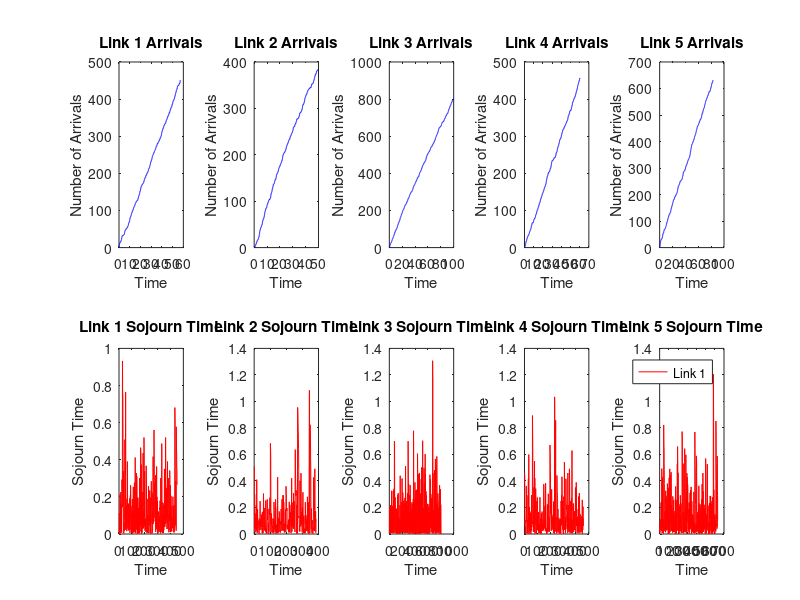

Recreate this plot in MATLAB.
clc
clear
close all

% Define the parameters
num_links = 5; % Number of links
lambda_max = [5, 7, 9, 10, 12]; % Maximum arrival rate for each link
mu = 10; % Service rate for each link
endtime = 100;
tstep = 1;
buffer_capacity = 20;

% Initialize arrays and variables
t = 0;
currcustomers = zeros(1, num_links);
%buffer=0;
event = zeros(3, num_links);
expected_num_packets = zeros(1, num_links);

% Initialize performance metrics arrays
nbrmeasurements = zeros(1, num_links);
nbrdeparted = zeros(1, num_links);
nbrarrived = zeros(1, num_links);
packet_loss = zeros(1, num_links);

% Initialize arrays for arrivals and sojourn times for each link
arrivedtime = cell(1, num_links);
T = cell(1, num_links);

for link = 1:num_links
    arrivedtime{link} = zeros(1, endtime * lambda_max(link));
    T{link} = zeros(1, endtime * lambda_max(link));
end

% Adaptive queuing parameters
utilization_threshold = 0.9;

while t < endtime
    for link = 1:num_links
        % Calculate utilization factor for each link
        utilization_factor = currcustomers(link) * lambda_max(link) / mu;

        % Update arrival rate based on utilization factor
        if utilization_factor > utilization_threshold
            lambda = lambda_max(link) * utilization_threshold;
        else
            lambda = lambda_max(link);
        end

        % Determine which link to use for arrival based on LIFO scheduling
        max_customers = max(currcustomers);
        links_with_max_customers = find(currcustomers == max_customers);

        % If there are multiple links with the same maximum customers, select one randomly
        if numel(links_with_max_customers) > 1
            link = links_with_max_customers(randi([1, numel(links_with_max_customers)]));
        else
            link = links_with_max_customers;
        end

        [t, nextevent] = min(event(:, link));

        if nextevent == 1
            % Handle arrival for the chosen link
            event(1, link) = exprnd(1/lambda) + t;
            %buffer=buffer+1;
            currcustomers(link) = currcustomers(link) + 1;
            nbrarrived(link) = nbrarrived(link) + 1;

            % Calculate and update the expected number of packets in the system
            expected_num_packets(link) = expected_num_packets(link) + currcustomers(link);

            % Check for packet loss
            if currcustomers(link) > buffer_capacity
                packet_loss(link) = packet_loss(link) + 1;
            end

            % Schedule the next service event for this link
            if currcustomers(link) == 1
                event(2, link) = exprnd(1/mu) + t;
            end
            
            % Update the arrival time for this link
            arrivedtime{link}(nbrarrived(link)) = t;
        elseif nextevent == 2
            % Handle departure for the chosen link
            currcustomers(link) = currcustomers(link) - 1;
            %buffer=buffer-1;
            timeinsystem = t - event(1, link);
            nbrdeparted(link) = nbrdeparted(link) + 1;

            % Schedule the next service event for this link if there are still customers
            if currcustomers(link) > 0
                event(2, link) = exprnd(1/mu) + t;
            else
                event(2, link) = inf;
            end
            
            % Update the sojourn time for this link
            T{link}(nbrdeparted(link)) = timeinsystem;
        else
            % Handle measurement event for the chosen link
            nbrmeasurements(link) = nbrmeasurements(link) + 1;
            event(3, link) = event(3, link) + exprnd(tstep);
        end
    end
end

% Calculate packet loss probability and packet delay for each link
packet_loss_probability = packet_loss ./ nbrarrived;
packet_delay = expected_num_packets ./ (lambda_max .* (1 - packet_loss_probability));

% Display the results
for link = 1:num_links
    fprintf('Link %d:\n', link);
    fprintf('Packet Loss Probability: %.4f\n', packet_loss_probability(link));
    fprintf('Packet Delay: %.4f\n', packet_delay(link));
end

% Plot arrivals and sojourn times for each link
legend_labels = cell(1, num_links);
%%
for link = 1:num_links
    subplot(2, num_links, link);
    plot(arrivedtime{link}(1:nbrarrived(link)), 1:nbrarrived(link), 'b');
    title(['Link ' num2str(link) ' Arrivals']);
    xlabel('Time');
    ylabel('Number of Arrivals');

    subplot(2, num_links, link + num_links);
    plot(1:nbrdeparted(link),-T{link}(1:nbrdeparted(link)),  'r');
    title(['Link ' num2str(link) ' Sojourn Time']);
    xlabel('Time');
    ylabel('Sojourn Time');
    legend_labels{link} = ['Link ' num2str(link)];
end

legend(legend_labels);
